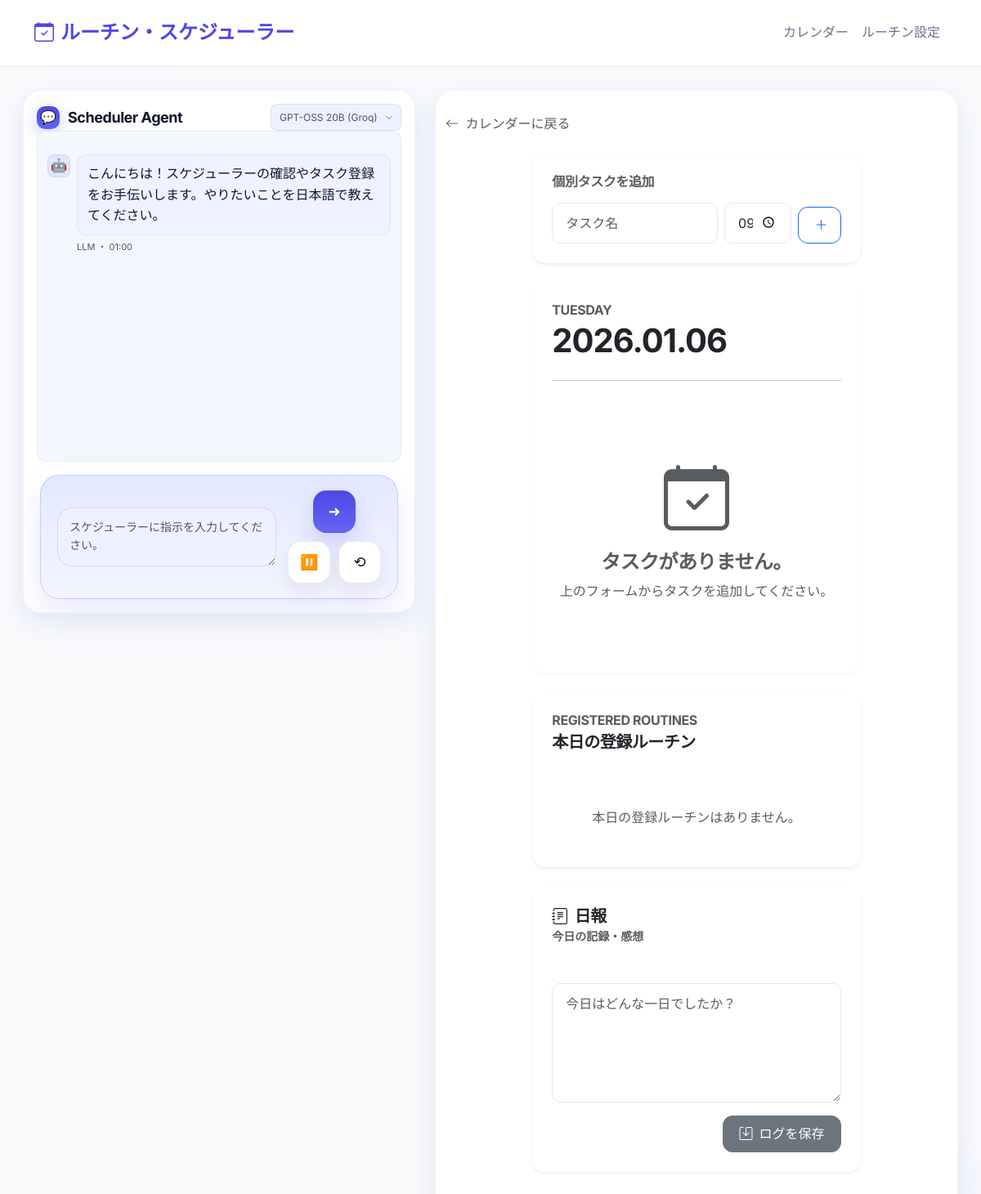
/day/2026-01-06, run on an earlier commit of the app's database.
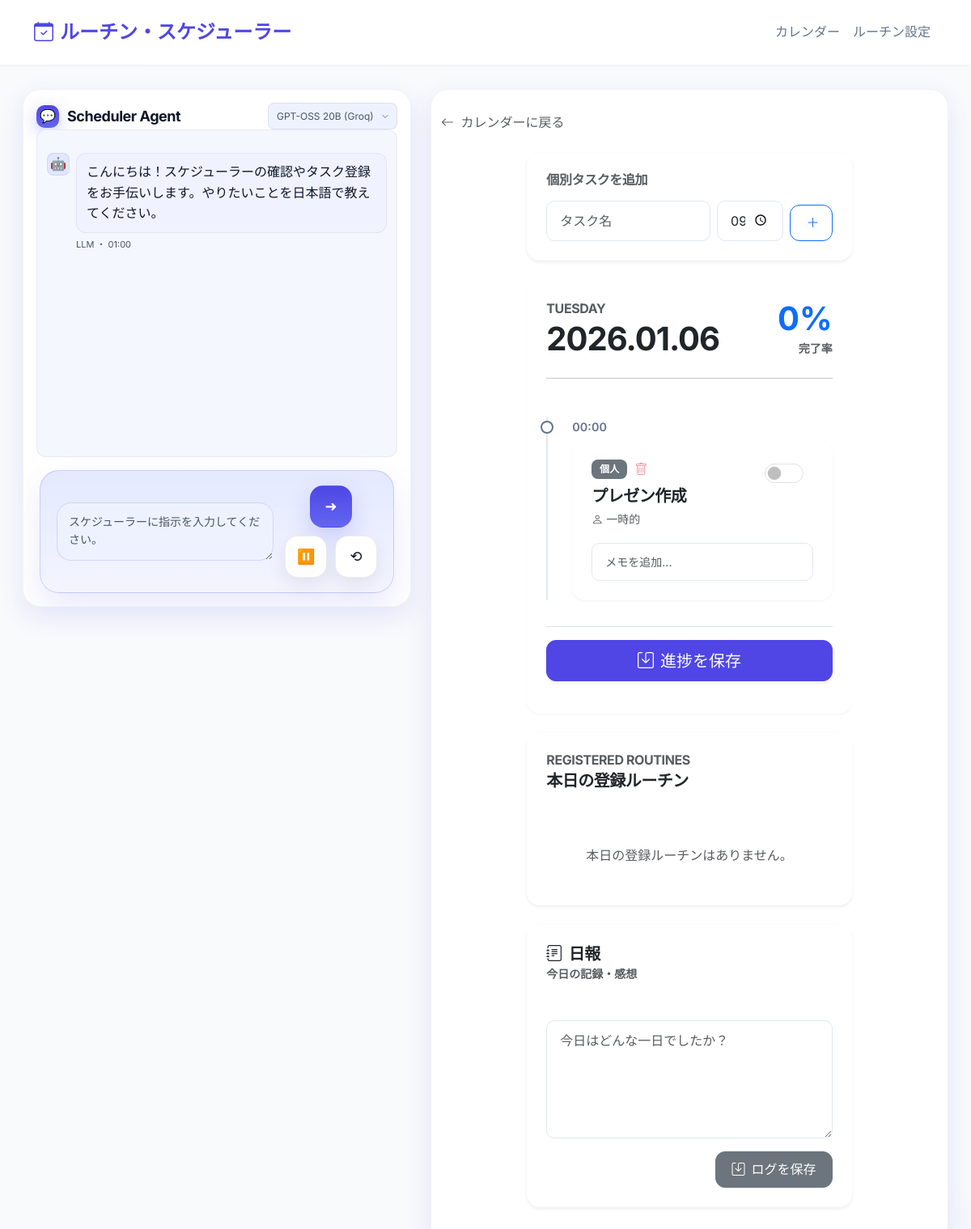
And on a later commit of the database.
### app.py (models this page shows)
class CustomTask(SQLModel, table=True):
    __tablename__ = "custom_task"
    id: int | None = Field(default=None, primary_key=True)
    date: datetime.date
    name: str = Field(max_length=100)
    time: str = Field(default="00:00", max_length=10)
    done: bool = Field(default=False)
    memo: str | None = Field(default=None, max_length=200)

### app.py (the view)
@app.api_route("/day/{date_str}", methods=["GET", "POST"], response_class=HTMLResponse, name="day_view")
async def day_view(request: Request, date_str: str, db: Session = Depends(get_db)):
    try:
        date_obj = datetime.datetime.strptime(date_str, "%Y-%m-%d").date()
    except ValueError:
        return RedirectResponse(url=str(request.url_for("index")), status_code=303)
    if request.method == "POST":
        form = await request.form()
        if "add_custom_task" in form:
            name = form.get("custom_name")
            time = form.get("custom_time")
            if name:
                ct = CustomTask(date=date_obj, name=name, time=time)
                db.add(ct)
                db.commit()
                flash(request, "カスタムタスクを追加しました。")
            return RedirectResponse(
                url=str(request.url_for("day_view", date_str=date_str)), status_code=303
            )
        if "save_log" in form:
            content = form.get("day_log_content")
            dlog = db.exec(select(DayLog).where(DayLog.date == date_obj)).first()
            if not dlog:
                dlog = DayLog(date=date_obj)
                db.add(dlog)
            dlog.content = content
            db.commit()
            flash(request, "日報を保存しました。")
            return RedirectResponse(
                url=str(request.url_for("day_view", date_str=date_str)), status_code=303
            )
        if "delete_custom_task" in form:
            task_id = form.get("delete_custom_task")
            task = db.get(CustomTask, int(task_id)) if task_id else None
            if task:
                db.delete(task)
                db.commit()
                flash(request, "タスクを削除しました。")
            return RedirectResponse(
                url=str(request.url_for("day_view", date_str=date_str)), status_code=303
            )
        routines = get_weekday_routines(db, date_obj.weekday())
        all_steps = []
        for r in routines:
            all_steps.extend(r.steps)
        for step in all_steps:
            done_key = f"done_{step.id}"
            memo_key = f"memo_{step.id}"
            is_done = form.get(done_key) == "on"
            memo_text = form.get(memo_key, "")
            log = db.exec(
                select(DailyLog).where(DailyLog.date == date_obj, DailyLog.step_id == step.id)
            ).first()
            if not log:
                log = DailyLog(date=date_obj, step_id=step.id)
                db.add(log)
            log.done = is_done
            log.memo = memo_text
        custom_tasks = db.exec(select(CustomTask).where(CustomTask.date == date_obj)).all()
        for task in custom_tasks:
            done_key = f"custom_done_{task.id}"
            memo_key = f"custom_memo_{task.id}"
            is_done = form.get(done_key) == "on"
            memo_text = form.get(memo_key, "")
            task.done = is_done
            task.memo = memo_text
        db.commit()
        flash(request, "進捗を保存しました。")
        return RedirectResponse(
            url=str(request.url_for("day_view", date_str=date_str)), status_code=303
        )
    timeline_items, completion_rate = _get_timeline_data(db, date_obj)
    day_log = db.exec(select(DayLog).where(DayLog.date == date_obj)).first()
    routines = get_weekday_routines(db, date_obj.weekday())
    return template_response(
        request,
        "day.html",
        {
            "date": date_obj,
            "timeline_items": timeline_items,
            "day_log": day_log,
            "completion_rate": completion_rate,
            "routines": routines,
        },
    )

### templates/day.html
{% extends "layout.html" %}
{% block content %}
<div class="mb-4">
    <a href="{{ url_for('index') }}" class="text-decoration-none text-muted hover-primary">
        <i class="bi bi-arrow-left me-1"></i> カレンダーに戻る
    </a>
</div>
<div class="row justify-content-center">
    <div class="col-lg-8">
        <div class="card shadow-sm border-0 mb-4">
            <div class="card-body">
                <h6 class="text-muted mb-3">個別タスクを追加</h6>
                <form method="POST" class="row g-2 align-items-end">
                    <div class="col-7">
                        <input type="text" class="form-control" name="custom_name" placeholder="タスク名" required>
                    </div>
                    <div class="col-3">
                        <input type="time" class="form-control" name="custom_time" value="09:00">
                    </div>
                    <div class="col-2">
                        <button type="submit" name="add_custom_task" class="btn btn-outline-primary w-100">
                            <i class="bi bi-plus-lg"></i>
                        </button>
                    </div>
                </form>
            </div>
        </div>
        {% include 'timeline_partial.html' %}
        <div class="card shadow-sm border-0 mb-4">
            <div class="card-header bg-white border-0 pt-4 px-4">
                 <h6 class="text-uppercase text-muted mb-1">Registered Routines</h6>
                 <h5 class="fw-bold mb-0">本日の登録ルーチン</h5>
            </div>
            <div class="card-body px-4">
                {% if routines and routines|length > 0 %}
                    <div class="list-group list-group-flush">
                    {% for routine in routines %}
                        <div class="list-group-item px-0 py-3 border-light">
                            <div class="d-flex justify-content-between align-items-center mb-2">
                                <h6 class="mb-0 fw-bold text-dark"><i class="bi bi-repeat me-2 text-primary"></i>{{ routine.name }}</h6>
                                <span class="badge bg-light text-secondary border">{{ routine.steps|length }} Steps</span>
                            </div>
                            {% if routine.description %}
                                <p class="small text-muted mb-2 ps-4">{{ routine.description }}</p>
                            {% endif %}
                            <div class="bg-light bg-opacity-50 rounded-3 p-3 mt-2 ms-4">
                                {% if routine.steps|length == 0 %}
                                    <span class="small text-muted">ステップなし</span>
                                {% else %}
                                    {% for step in routine.steps|sort(attribute='time') %}
                                        <div class="d-flex small text-secondary mb-1 align-items-center">
                                            <span class="fw-medium text-dark me-2 font-monospace" style="min-width: 45px;">{{ step.time }}</span>
                                            <span class="me-auto">{{ step.name }}</span>
                                            <span class="badge bg-white text-muted border ms-2" style="font-size: 0.65rem;">{{ step.category }}</span>
                                        </div>
                                    {% endfor %}
                                {% endif %}
                            </div>
                        </div>
                    {% endfor %}
                    </div>
                {% else %}
                    <div class="text-center py-4">
                        <p class="text-muted mb-0">本日の登録ルーチンはありません。</p>
                    </div>
                {% endif %}
            </div>
        </div>
        <div id="daily-log-wrapper">
            {% include 'log_partial.html' %}
        </div>
    </div>
</div>
{% endblock %}

### templates/timeline_partial.html (shortened to what the changed rows need)
<div id="schedule-container" class="card shadow-md border-0 mb-4">
    <div class="card-header bg-white border-0 pt-4 pb-2 px-4">
        <div class="d-flex justify-content-between align-items-end">
            <div>
                <h2 class="mb-0 display-6 fw-bold">{{ date.strftime('%Y.%m.%d') }}</h2>
            </div>
            <div class="text-end">
                 {% if timeline_items|length > 0 %}
                    <div class="display-6 fw-bold text-primary">{{ completion_rate }}%</div>
                    <small class="text-muted">完了率</small>
                {% endif %}
            </div>
        </div>
    </div>
    <div class="card-body px-4 pt-2">
        {% if timeline_items|length == 0 %}
            <div class="text-center py-5">
                <div class="mb-3 text-muted display-1"><i class="bi bi-calendar-check"></i></div>
                <h4 class="text-muted">タスクがありません。</h4>
                <p class="text-muted">上のフォームからタスクを追加してください。</p>
            </div>
        {% else %}
            <form method="POST">
                <div class="timeline">
                    {% for item in timeline_items %}
                    {% set done_name = "done_" ~ item.id if item.type == 'routine' else "custom_done_" ~ item.id %}
                    {% set memo_name = "memo_" ~ item.id if item.type == 'routine' else "custom_memo_" ~ item.id %}
                    {% set is_done = item.log.done if item.log else false %}
                    {% set memo_val = item.log.memo if item.log and item.log.memo else '' %}
                    {% set item_dom_id = "item_" ~ item.type ~ "_" ~ item.id %}
                    <div class="timeline-item" id="{{ item_dom_id }}">
                        <div class="timeline-dot" style="{% if item.type == 'custom' %}border-color: var(--secondary-color);{% endif %}"></div>
                        <div class="timeline-time">{{ item.time }}</div>
                        <div class="card {% if is_done %}bg-light border-success{% endif %}">
                            <div class="card-body">
                                <div class="d-flex justify-content-between align-items-start mb-2">
                                    <div>
                                        {% if item.type == 'routine' %}
                                            <span class="badge badge-{{ item.step.category|lower }} mb-2">{{ item.step.category }}</span>
                                            <h5 class="card-title mb-1">{{ item.step.name }}</h5>
                                            <small class="text-muted"><i class="bi bi-collection me-1"></i>{{ item.routine.name }}</small>
                                        {% else %}
                                            <div class="d-flex align-items-center mb-2">
                                                <span class="badge bg-secondary me-2">個人</span>
                                                <button type="submit" name="delete_custom_task" value="{{ item.id }}"
                                                        class="btn btn-link p-0 text-danger opacity-50 hover-opacity-100"
                                                        style="font-size: 1rem;"
                                                        title="タスクを削除"
                                                        onclick="return confirm('このタスクを削除しますか？');">
                                                    <i class="bi bi-trash"></i>
                                                </button>
                                            </div>
                                            <h5 class="card-title mb-1">{{ item.step.name }}</h5>
                                            <small class="text-muted"><i class="bi bi-person me-1"></i>一時的</small>
                                        {% endif %}
                                    </div>
                                    <div class="form-check form-switch">
                                        <input class="form-check-input fs-4" type="checkbox"
                                               name="{{ done_name }}"
                                               id="{{ done_name }}"
                                               role="switch"
                                               {% if is_done %}checked{% endif %}>
                                    </div>
                                </div>
                                <div class="mt-3">
                                    <input type="text" class="form-control form-control-sm bg-white"
                                           name="{{ memo_name }}"
                                           placeholder="メモを追加..."
                                           value="{{ memo_val }}">
                                </div>
                            </div>
                        </div>
                    </div>
                    {% endfor %}
                </div>
                <div class="sticky-bottom bg-white py-3 border-top mt-4" style="bottom: 0; z-index: 10;">
                     <button type="submit" class="btn btn-primary w-100 btn-lg shadow-sm">
                        <i class="bi bi-save me-2"></i>進捗を保存
                    </button>
                </div>
            </form>
        {% endif %}
    </div>
</div>

What changed in the data, as far as the page shows it:
added CustomTask: time "00:00", {{ item.id }} 30 (drawn), step.name "プレゼン作成"
Also different on the page:
{{ completion_rate }}: (not shown) → "0"
text no longer shown: "タスクがありません。 上のフォームからタスクを追加してください。"
text now shown: "% 完了率 進捗を保存"
